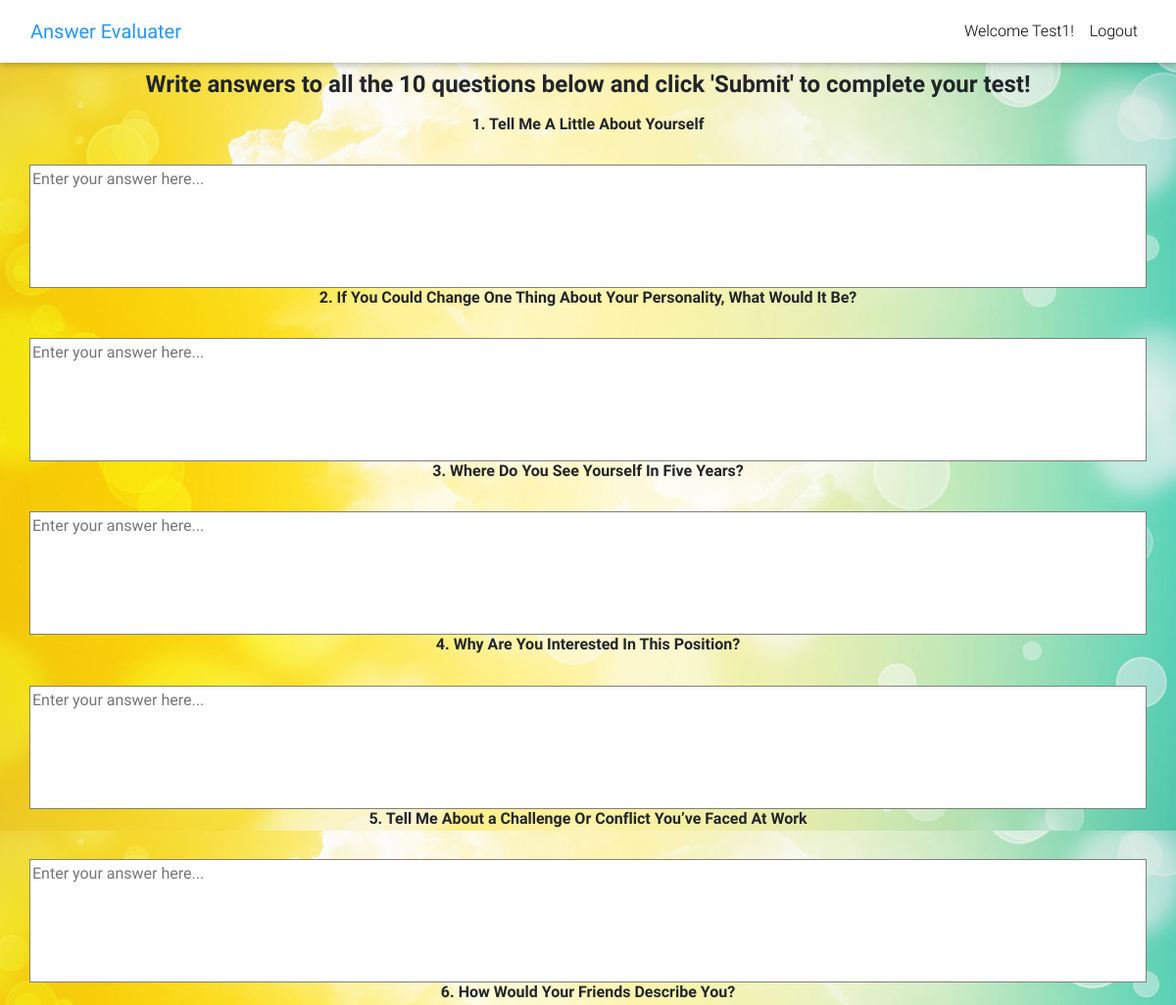
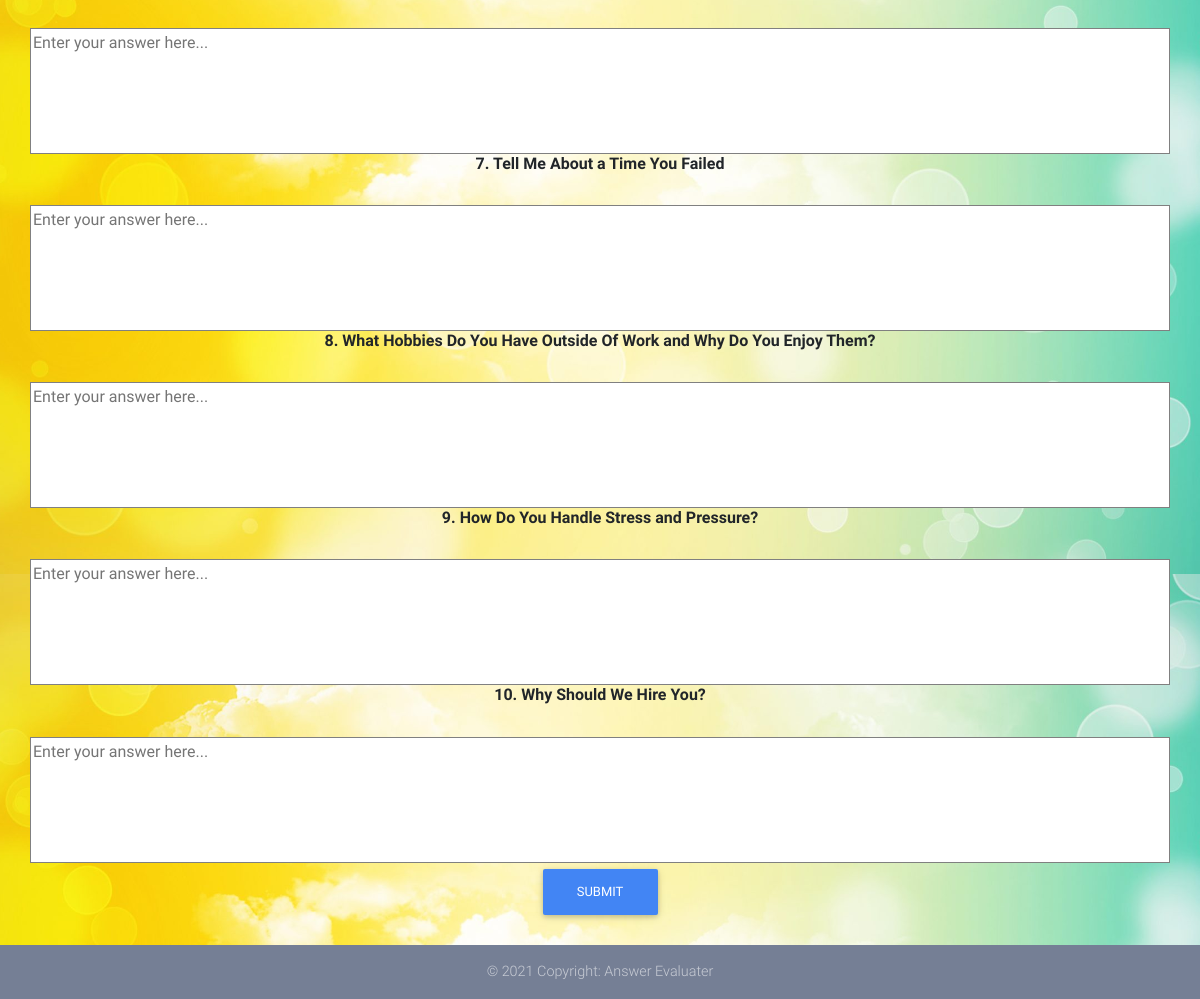
/ (signed in), run on an earlier commit of the app's database (2 pictures, top to bottom).
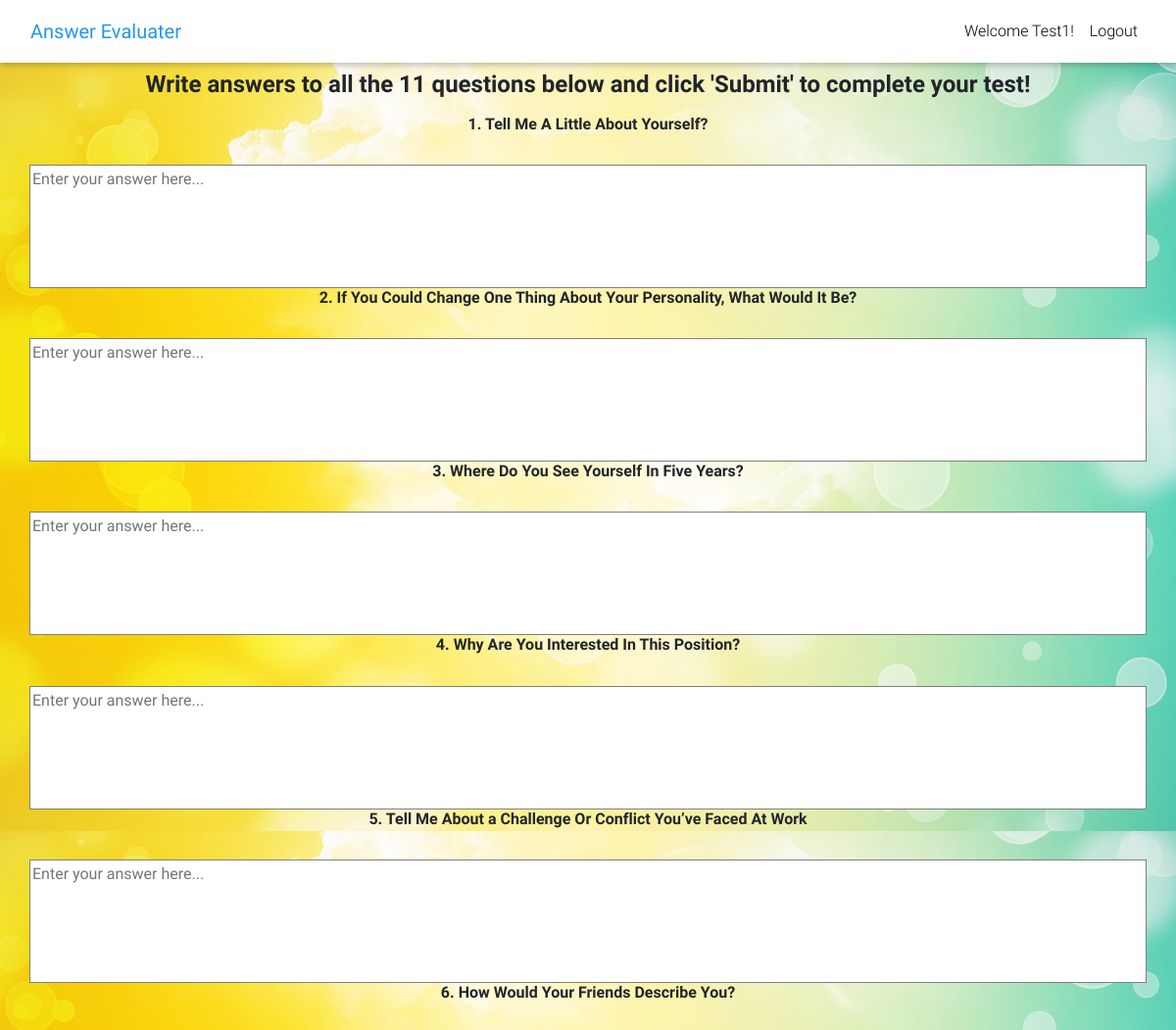
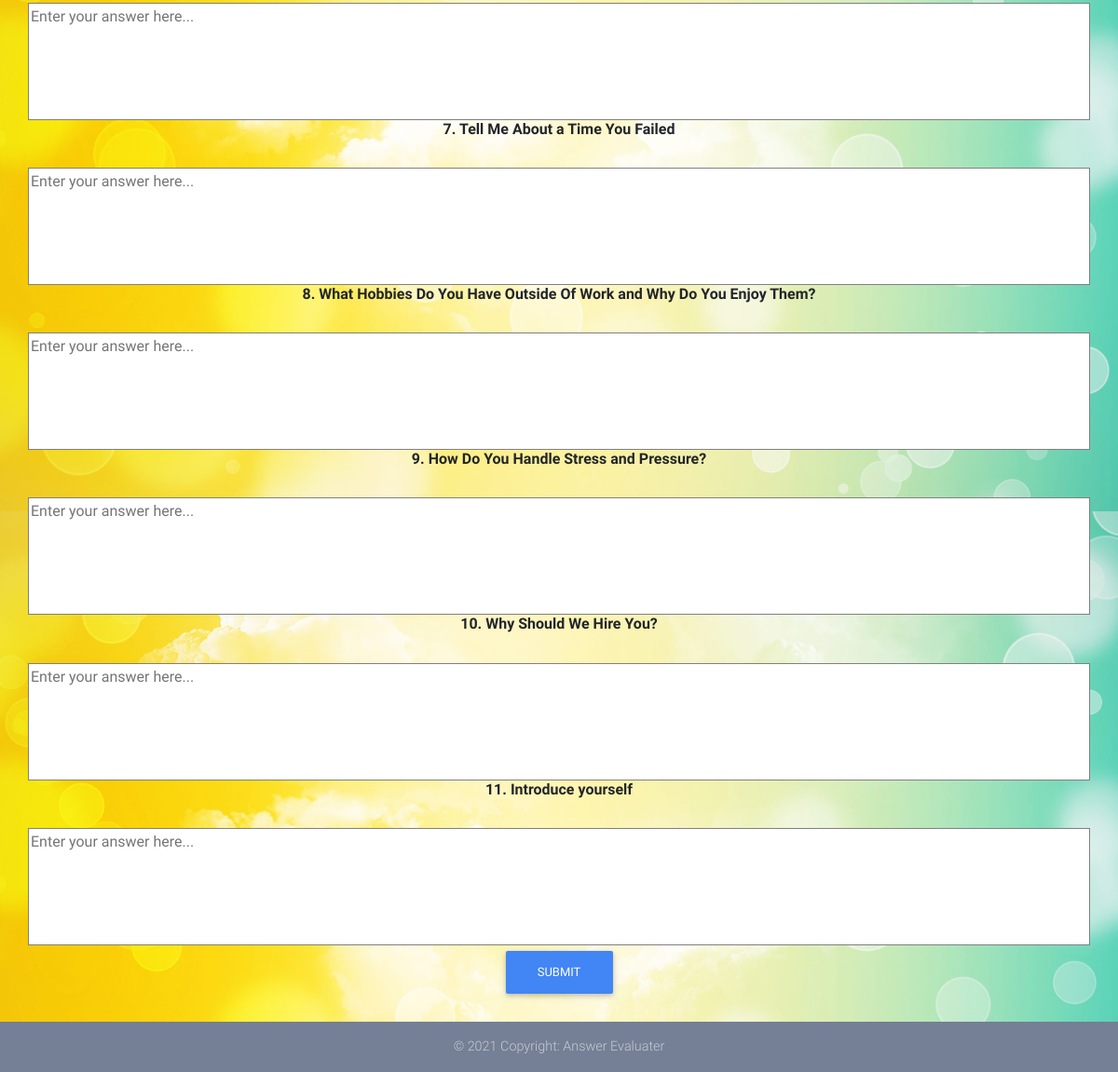
And on a later commit of the database (2 pictures, top to bottom).
### core/models.py (models this page shows)
class Questions(models.Model):
    question = models.TextField(max_length=250)
    answer = models.TextField(max_length=1000)

### core/views.py (the view, shortened to what this page needs)
# urls.py: path('', AnswerView.as_view(), name='home'),
class AnswerView(View):
    def get(self, *args, **kwargs):
            questions = Questions.objects.all()
            score = None
            if self.request.user.is_authenticated:
                score = Scores.objects.filter(user=self.request.user)
                if score.exists():
                    score = score[0].score
            context = {
                'questions':questions,
                'l': len(questions),
                'score':score,
            }
            return render(self.request, 'home.html', context)

### templates/home.html (shortened to what this page needs)
{% extends "base.html" %}
{% block content %}
  <main>
    {% if request.user.is_authenticated %}
    <div class="container">
      <section class="text-center mb-4">
        <h4><p class="text-center font-weight-bold">Write answers to all the {{l}} questions below and click 'Submit' to complete your test!</p></h4>
        <div class="row wow fadeIn">
          <form action="{% url 'core:home' %}" method="POST">
            {% for question in questions %}
            <h6><label class="text-center font-weight-bold">{{forloop.counter}}. {{ question.question }}</label></h6>
            <div class="md-form mb-5">
               <textarea class="textarea" rows="5" cols="125" maxlength="1000" name="q{{ forloop.counter }}" placeholder="Enter your answer here..."></textarea>
            </div>
            {% endfor %}
          <button type='submit' class="btn btn-primary">Submit</button>
        </form>
        </div>
      </section>
    </div>
    <footer class="page-footer text-center font-small mt-4 wow fadeIn">
      <div class="footer-copyright py-3">
        © 2021 Copyright: Answer Evaluater
      </div>
    </footer>
    {% else %}
    <p class="text-center font-weight-bold">Please login/sign up to start your test!</p>
    {% endif %}
  </main>
{% endblock content %}

What changed in the data, as far as the page shows it:
changed Questions: question "Tell Me A Little About Yourself" → "Tell Me A Little About Yourself?"
added Questions: question "Introduce yourself"
Also different on the page:
{{ l }}: "10" → "11"
